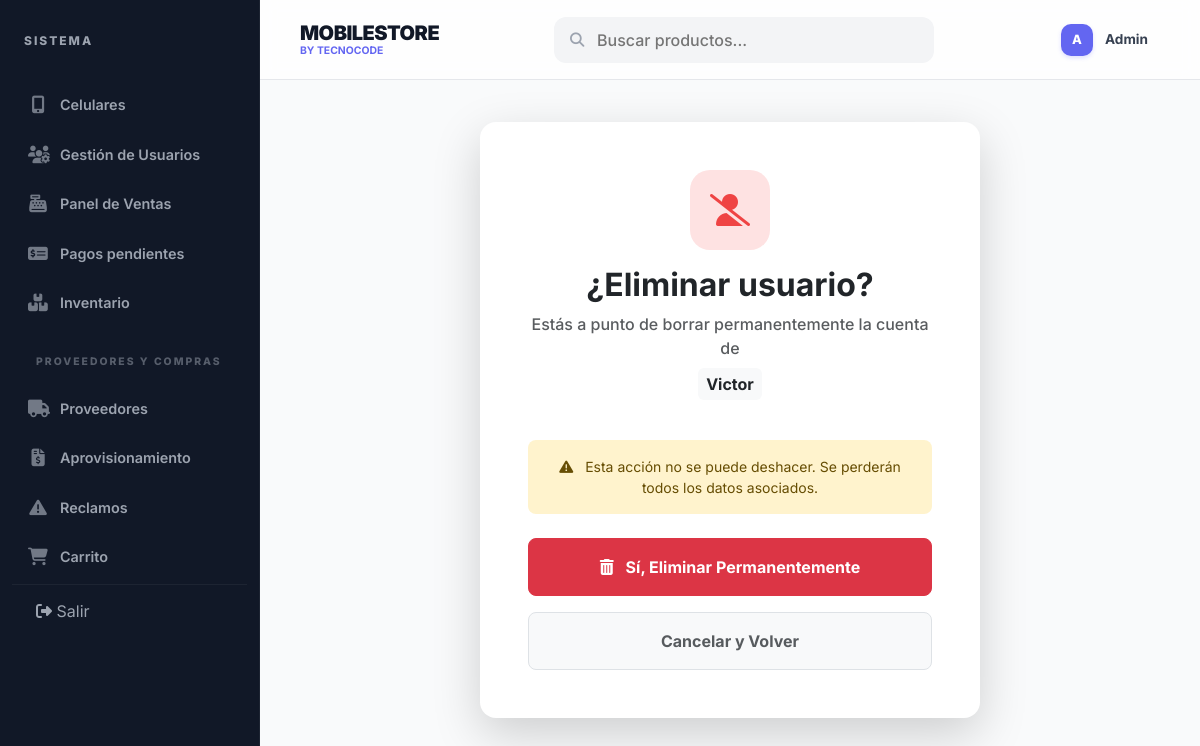
Page /eliminar/2/ (signed in) on the committed database.
### Login/models.py (models this page shows)
class Usuario(AbstractUser):
    ROL_CHOICES = [
        ('Administrador', 'Administrador'),  # Acceso total
        ('Vendedor', 'Vendedor'),            # Acceso a ventas e inventario
        ('Usuario', 'Usuario'),              # Cliente final (pestaña de compras)
    ]
    ESTADO_CHOICES = [
        ('Activo', 'Activo'),
        ('Inactivo', 'Inactivo'),
    ]
    nombre_completo = models.CharField(max_length=100, null=True, blank=True)
    rol = models.CharField(max_length=20, choices=ROL_CHOICES, default='Usuario')
    estado = models.CharField(max_length=10, choices=ESTADO_CHOICES, default='Activo')
    class Meta:
        db_table = 'usuario'
        verbose_name = 'Usuario'
        verbose_name_plural = 'Usuarios'

### Login/views.py (the view)
# urls.py: path('eliminar/<int:pk>/', UsuarioDeleteView.as_view(), name='eliminar_usuario'),
class UsuarioDeleteView(LoginRequiredMixin, UserPassesTestMixin, DeleteView):
    model = User
    template_name = 'registration/confirmar_borrado.html'
    success_url = reverse_lazy('home')
    def test_func(self):
        return self.request.user.is_superuser

### Login/context_processors.py (called while the page is built)
def global_context(request):
    data = {
        'cart_count': 0,
        'pendientes_count': 0
    }
    if request.user.is_authenticated:
        cart = Carrito.objects.filter(usuario=request.user, estado='Activo').first()
        data['cart_count'] = cart.detalles.count() if cart else 0
        if request.user.is_superuser or request.user.rol in ['Administrador', 'Vendedor']:
            data['pendientes_count'] = Pago.objects.filter(estado='Pendiente').count()
    return data

### templates/registration/confirmar_borrado.html (shortened to what this page needs)
{% extends 'base.html' %}
{% block content %}
<div class="container-fluid d-flex align-items-center justify-content-center" style="min-height: calc(100vh - 200px);">
    <div class="card border-0 shadow-lg rounded-4 p-5 text-center" style="max-width: 500px; width: 100%; height: fit-content;">
        <div class="mb-4">
            <div class="stats-icon bg-light-danger text-danger mx-auto mb-3" style="width: 80px; height: 80px; border-radius: 20px; display: flex; align-items: center; justify-content: center; font-size: 2rem;">
                <i class="fas fa-user-slash text-danger"></i>
            </div>
            <h2 class="fw-bold mb-2">¿Eliminar usuario?</h2>
            <p class="text-muted fw-500">
                Estás a punto de borrar permanentemente la cuenta de <br>
                <span class="text-dark fw-bold px-2 py-1 bg-light rounded mt-2 d-inline-block">{{ object.username }}</span>
            </p>
        </div>
        <div class="alert alert-warning border-0 rounded-3 small mb-4">
            <i class="fas fa-exclamation-triangle me-2"></i>
            Esta acción no se puede deshacer. Se perderán todos los datos asociados.
        </div>
        <form method="post" class="d-flex flex-column gap-3">
            <button type="submit" class="btn btn-danger py-3 fw-bold rounded-3">
                <i class="fas fa-trash-alt me-2"></i> Sí, Eliminar Permanentemente
            </button>
            <a href="{% url 'home' %}" class="btn btn-light py-3 fw-bold rounded-3 border text-muted">
                Cancelar y Volver
            </a>
        </form>
    </div>
</div>
{% endblock %}

### templates/base.html (shortened to what this page needs)
<!DOCTYPE html>
<html lang="es">
<head>
    <link href="https://cdn.jsdelivr.net/npm/bootstrap@5.3.0/dist/css/bootstrap.min.css" rel="stylesheet">
    <link rel="stylesheet" href="https://cdnjs.cloudflare.com/ajax/libs/font-awesome/6.4.0/css/all.min.css">
</head>
<body>
    <div class="wrapper">
        <nav class="sidebar" id="sidebar">
            <div class="sidebar-header">
                SISTEMA
            </div>
            <ul class="sidebar-menu">
                <li class="{% if request.resolver_match.url_name == 'lista_celulares' or request.resolver_match.url_name == 'inicio' %}active{% endif %}">
                    <a href="{% url 'inicio' %}">
                        <i class="fas fa-mobile-alt"></i> Celulares
                    </a>
                </li>
                {% if user.is_superuser or user.rol == 'Administrador' %}
                <li class="{% if request.resolver_match.url_name == 'home' %}active{% endif %}">
                    <a href="{% url 'home' %}">
                        <i class="fas fa-users-cog"></i> Gestión de Usuarios
                    </a>
                </li>
                {% endif %}
                {% if user.is_superuser or user.rol == 'Administrador' %}
                <li class="{% if request.resolver_match.url_name == 'reporte_ventas' %}active{% endif %}">
                    <a href="{% url 'reporte_ventas' %}">
                        <i class="fas fa-cash-register"></i> Panel de Ventas
                    </a>
                </li>
                <li class="{% if request.resolver_match.url_name == 'pagos_pendientes' %}active{% endif %}">
                    <a href="{% url 'pagos_pendientes' %}">
                        <i class="fas fa-money-check-alt"></i> Pagos pendientes
                    </a>
                </li>
                <li class="{% if request.resolver_match.url_name == 'lista_inventario' %}active{% endif %}">
                    <a href="{% url 'lista_inventario' %}">
                        <i class="fas fa-boxes"></i> Inventario
                    </a>
                </li>
                <li class="sidebar-header mt-3" style="padding: 12px 24px; font-size: 0.65rem; opacity: 0.5;">PROVEEDORES Y COMPRAS</li>
                <li class="{% if 'proveedor' in request.path and 'compras' not in request.path and 'reclamos' not in request.path %}active{% endif %}">
                    <a href="{% url 'lista_proveedores' %}">
                        <i class="fas fa-truck"></i> Proveedores
                    </a>
                </li>
                <li class="{% if 'compras' in request.path %}active{% endif %}">
                    <a href="{% url 'lista_compras' %}">
                        <i class="fas fa-file-invoice-dollar"></i> Aprovisionamiento
                    </a>
                </li>
                <li class="{% if 'reclamos' in request.path %}active{% endif %}">
                    <a href="{% url 'lista_reclamos' %}">
                        <i class="fas fa-exclamation-triangle"></i> Reclamos
                    </a>
                </li>
                {% endif %}
                <li class="{% if request.resolver_match.url_name == 'ver_carrito' %}active{% endif %}">
                    <a href="{% url 'ver_carrito' %}">
                        <i class="fas fa-shopping-cart"></i> Carrito
                    </a>
                </li>
                {% if user.is_authenticated %}
                <li style="margin-top: auto; border-top: 1px solid rgba(255,255,255,0.05);">
                    <form action="{% url 'logout' %}" method="post">
                        <button type="submit" style="background:none; border:none; color:var(--sidebar-text); padding: 14px 24px; text-align:left; width:100%;">
                            <i class="fas fa-sign-out-alt"></i> Salir
                        </button>
                    </form>
                </li>
                {% endif %}
            </ul>
        </nav>
        <main>
            <header class="header">
                <div class="d-flex align-items-center">
                    <div class="brand-section">
                        <h1>MOBILESTORE</h1>
                        <span>BY TECNOCODE</span>
                    </div>
                </div>
                <form action="{% url 'inicio' %}" method="get" class="search-bar m-0">
                    <i class="fas fa-search"></i>
                    <input type="text" name="q" placeholder="Buscar productos..." value="{% if request.resolver_match.url_name == 'inicio' or request.resolver_match.url_name == 'lista_celulares' %}{{ request.GET.q|default:'' }}{% endif %}">
                </form>
                <div class="user-profile">
                    {% if user.is_authenticated %}
                    <div class="avatar">{{ user.username.0|upper }}</div>
                    <span class="user-name">{{ user.username|capfirst }}</span>
                    {% else %}
                    <a href="{% url 'login' %}" class="btn btn-sm btn-dark px-4 rounded-pill">Entrar</a>
                    {% endif %}
                </div>
            </header>
            <div class="main-content">
                {% block content %}
                {% endblock %}
            </div>
        </main>
    </div>
</body>
</html>

### templates/base.html (style rules this page uses)
:root { --primary: #6366f1; --primary-hover: #4f46e5; --success: #10b981; --warning: #f59e0b; --info: #3b82f6; --sidebar-bg: #111827; --sidebar-item-hover: #1f2937; --sidebar-text: #9ca3af; --sidebar-text-active: #ffffff; --main-bg: #f9fafb; --card-bg: #ffffff; --border-color: #e5e7eb; --accent-red: #ef4444; --shadow-sm: 0 1px 2px 0 rgb(0 0 0 / 0.05); --shadow-md: 0 4px 6px -1px rgb(0 0 0 / 0.1), 0 2px 4px -2px rgb(0 0 0 / 0.1); --bs-primary: #6366f1; --bs-primary-rgb: 99, 102, 241; --bs-success-rgb: 16, 185, 129; --bs-danger-rgb: 239, 68, 68; --bs-warning-rgb: 245, 158, 11; }
body { font-family: 'Inter', sans-serif; background-color: var(--main-bg); margin: 0; overflow-x: hidden; width: 100%; color: #111827; -webkit-font-smoothing: antialiased; }
.wrapper { display: flex; min-height: 100vh; width: 100%; overflow-x: hidden; position: relative; }
main { flex-grow: 1; min-width: 0; display: flex; flex-direction: column; }
.sidebar { width: 260px; background-color: var(--sidebar-bg); color: white; flex-shrink: 0; display: flex; flex-direction: column; transition: 0.3s cubic-bezier(0.4, 0, 0.2, 1); border-right: 1px solid rgba(255,255,255,0.05); }
.sidebar-header { padding: 32px 24px; font-size: 0.75rem; font-weight: 800; letter-spacing: 2px; text-transform: uppercase; color: var(--sidebar-text); display: flex; align-items: center; }
.sidebar-menu { list-style: none; padding: 0 12px; margin: 0; flex-grow: 1; }
.sidebar-menu li { margin-bottom: 4px; }
.sidebar-menu li a { color: var(--sidebar-text); text-decoration: none; padding: 12px 16px; display: flex; align-items: center; font-size: 0.9rem; font-weight: 600; border-radius: 8px; transition: 0.2s all; }
.sidebar-menu li a i { width: 20px; margin-right: 12px; font-size: 1.1rem; text-align: center; opacity: 0.7; }
.header { background-color: rgba(255, 255, 255, 0.8); backdrop-filter: blur(8px); height: 80px; padding: 0 40px; display: flex; align-items: center; justify-content: space-between; border-bottom: 1px solid var(--border-color); position: sticky; top: 0; z-index: 100; }
.brand-section h1 { font-size: 1.25rem; font-weight: 900; margin: 0; color: #111827; letter-spacing: -0.5px; }
.brand-section span { font-size: 0.65rem; font-weight: 700; color: var(--primary); display: block; margin-top: -2px; text-transform: uppercase; }
.search-bar { position: relative; width: 380px; }
.search-bar input { background-color: #f3f4f6; border: 1px solid transparent; padding: 10px 15px 10px 42px; border-radius: 12px; width: 100%; font-size: 16px; font-weight: 500; transition: 0.2s all; }
.search-bar i { position: absolute; left: 16px; top: 50%; transform: translateY(-50%); color: #9ca3af; font-size: 0.9rem; }
.user-profile { display: flex; align-items: center; gap: 12px; padding: 6px 12px; border-radius: 12px; transition: 0.2s; cursor: pointer; }
.avatar { width: 32px; height: 32px; background-color: var(--primary); color: white; border-radius: 10px; display: flex; align-items: center; justify-content: center; font-weight: 800; font-size: 0.8rem; box-shadow: 0 2px 4px rgba(99, 102, 241, 0.2); }
.user-name { font-weight: 700; font-size: 0.85rem; color: #374151; }
.main-content { flex-grow: 1; padding: 40px; overflow-y: auto; overflow-x: hidden; animation: fadeIn 0.4s ease-out; width: 100%; min-width: 0; }

### templates/registration/confirmar_borrado.html (style rules this page uses)
.fw-500 { font-weight: 500; }
.bg-light-danger { background: #fee2e2; }

### rows in the picture
Usuario: username.0 "A", username "Admin"
Usuario: username "Victor"
